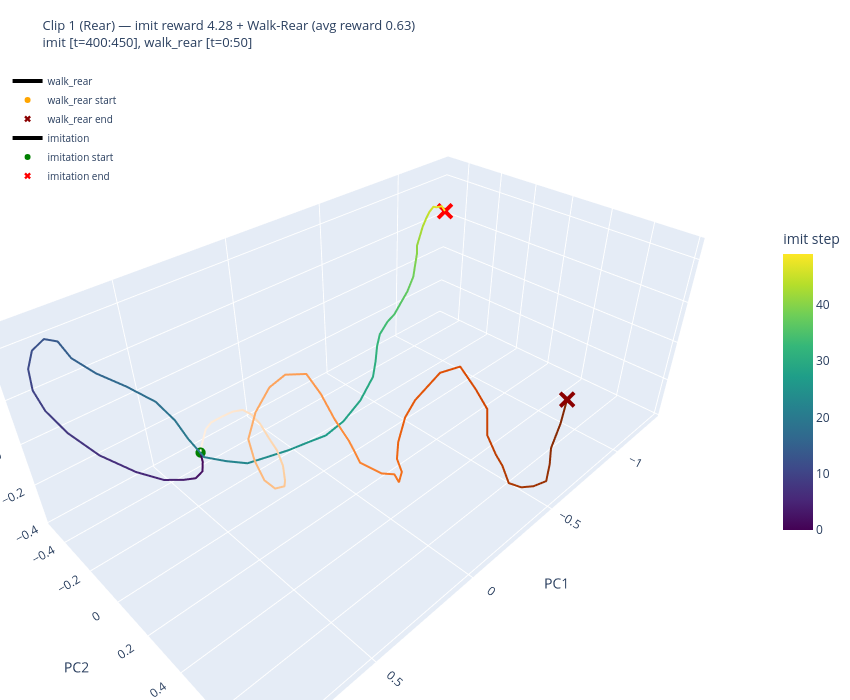

Source (notebook cell):
### Code cell
# Interactive 3D PCA plot with plotly
for clip_idx in selected_indices:
    clip_idx = int(clip_idx)
    clip_name = clip_names[clip_idx] if clip_names is not None else f"clip_{clip_idx}"
    pc_imit = projected_imit[clip_idx]
    T_imit = len(pc_imit)
    T_wr = len(projected_wr)

    fig = go.Figure()

    # --- Walk-Rear trajectory (orange, colored by time) ---
    fig.add_trace(go.Scatter3d(
        x=projected_wr[:, 0], y=projected_wr[:, 1], z=projected_wr[:, 2],
        mode="lines",
        line=dict(color=np.arange(T_wr), colorscale="Oranges", width=4),
        name="walk_rear",
        hovertemplate="t=%{customdata}<br>PC1=%{x:.2f}<br>PC2=%{y:.2f}<br>PC3=%{z:.2f}",
        customdata=np.arange(wr_t0, wr_t0 + T_wr),
    ))
    fig.add_trace(go.Scatter3d(
        x=[projected_wr[0, 0]], y=[projected_wr[0, 1]], z=[projected_wr[0, 2]],
        mode="markers", marker=dict(size=6, color="orange", symbol="circle"),
        name="walk_rear start", showlegend=True,
    ))
    fig.add_trace(go.Scatter3d(
        x=[projected_wr[-1, 0]], y=[projected_wr[-1, 1]], z=[projected_wr[-1, 2]],
        mode="markers", marker=dict(size=6, color="darkred", symbol="x"),
        name="walk_rear end", showlegend=True,
    ))

    # --- Imitation trajectory (viridis, colored by time) ---
    fig.add_trace(go.Scatter3d(
        x=pc_imit[:, 0], y=pc_imit[:, 1], z=pc_imit[:, 2],
        mode="lines",
        line=dict(color=np.arange(T_imit), colorscale="Viridis", width=4,
                  colorbar=dict(title="imit step", x=1.02, len=0.5)),
        name="imitation",
        hovertemplate="t=%{customdata}<br>PC1=%{x:.2f}<br>PC2=%{y:.2f}<br>PC3=%{z:.2f}",
        customdata=np.arange(imit_t0, imit_t0 + T_imit),
    ))
    fig.add_trace(go.Scatter3d(
        x=[pc_imit[0, 0]], y=[pc_imit[0, 1]], z=[pc_imit[0, 2]],
        mode="markers", marker=dict(size=6, color="green", symbol="circle"),
        name="imitation start", showlegend=True,
    ))
    fig.add_trace(go.Scatter3d(
        x=[pc_imit[-1, 0]], y=[pc_imit[-1, 1]], z=[pc_imit[-1, 2]],
        mode="markers", marker=dict(size=6, color="red", symbol="x"),
        name="imitation end", showlegend=True,
    ))

    avg_reward = float(jnp.mean(rollout_results[clip_idx]["state_rewards"]))
    fig.update_layout(
        title=dict(text=(
            f"Clip {clip_idx} ({clip_name}) — imit reward {avg_reward:.2f}"
            f" + Walk-Rear (avg reward {rewards_wr.mean():.2f})<br>"
            f"imit [{imit_range_str}], walk_rear [{wr_range_str}]"
        ), font=dict(size=13)),
        scene=dict(
            xaxis_title="PC1",
            yaxis_title="PC2",
            zaxis_title="PC3",
        ),
        width=850, height=700,
        legend=dict(x=0.01, y=0.99, font=dict(size=10)),
        margin=dict(l=0, r=0, t=60, b=0),
    )
    fig.show()

### Figure 1 — Plotly figure (JSON) as saved in the notebook; plotly's stock layout.template omitted (floating-point values rounded to 4 significant figures)
{"data": [{"customdata": [0, 1, 2, 3, 4, 5, 6, 7, 8, 9, 10, 11, 12, 13, 14, 15, 16, 17, 18, 19, 20, 21, 22, 23, 24, 25, 26, 27, 28, 29, 30, 31, 32, 33, 34, 35, 36, 37, 38, 39, 40, 41, 42, 43, 44, 45, 46, 47, 48, 49], "hovertemplate": "t=%{customdata}<br>PC1=%{x:.2f}<br>PC2=%{y:.2f}<br>PC3=%{z:.2f}", "line": {"color": [0, 1, 2, 3, 4, 5, 6, 7, 8, 9, 10, 11, 12, 13, 14, 15, 16, 17, 18, 19, 20, 21, 22, 23, 24, 25, 26, 27, 28, 29, 30, 31, 32, 33, 34, 35, 36, 37, 38, 39, 40, 41, 42, 43, 44, 45, 46, 47, 48, 49], "colorscale": [[0, "rgb(255,245,235)"], [0.125, "rgb(254,230,206)"], [0.25, "rgb(253,208,162)"], [0.375, "rgb(253,174,107)"], [0.5, "rgb(253,141,60)"], [0.625, "rgb(241,105,19)"], [0.75, "rgb(217,72,1)"], [0.875, "rgb(166,54,3)"], [1, "rgb(127,39,4)"]], "width": 4}, "mode": "lines", "name": "walk_rear", "type": "scatter3d", "x": [0.3895, 0.3837, 0.3546, 0.3283, 0.2998, 0.262, 0.2251, 0.2017, 0.1925, 0.1908, 0.1956, 0.1987, 0.2132, 0.2447, 0.275, 0.3289, 0.3798, 0.4073, 0.4298, 0.4089, 0.3647, 0.3422, 0.3125, 0.3082, 0.2949, 0.2501, 0.2108, 0.1374, 0.08463, 0.0938, 0.07983, 0.0816, 0.0882, 0.05726, 0.05629, -0.00416, -0.07691, -0.102, -0.154, -0.1745, -0.2132, -0.2716, -0.3114, -0.3949, -0.4604, -0.4922, -0.5194, -0.5136, -0.541, -0.5892], "y": [-0.3147, -0.3185, -0.3364, -0.3502, -0.3481, -0.3255, -0.2938, -0.2541, -0.2055, -0.1545, -0.1009, -0.04614, 0.005258, 0.05354, 0.08846, 0.1018, 0.1119, 0.105, 0.117, 0.1496, 0.1823, 0.2454, 0.3178, 0.38, 0.4265, 0.4442, 0.4537, 0.4842, 0.4966, 0.5281, 0.528, 0.5049, 0.5157, 0.5167, 0.5583, 0.608, 0.6314, 0.6823, 0.7006, 0.6975, 0.7158, 0.712, 0.7238, 0.7304, 0.7451, 0.7798, 0.7677, 0.7649, 0.7724, 0.7564], "z": [-0.2588, -0.249, -0.2197, -0.1915, -0.1708, -0.1502, -0.1257, -0.1079, -0.1105, -0.1313, -0.1661, -0.2002, -0.2411, -0.2694, -0.2566, -0.2241, -0.1414, -0.03064, 0.08807, 0.2131, 0.3119, 0.3834, 0.4073, 0.3573, 0.2732, 0.1648, 0.05191, -0.02437, -0.05453, -0.06615, -0.02599, 0.02195, 0.1086, 0.2001, 0.2941, 0.3988, 0.3993, 0.3224, 0.2204, 0.0921, -0.008538, -0.1026, -0.2079, -0.2807, -0.3085, -0.2791, -0.2147, -0.1303, -0.01871, 0.06182]}, {"marker": {"color": "orange", "size": 6, "symbol": "circle"}, "mode": "markers", "name": "walk_rear start", "showlegend": true, "type": "scatter3d", "x": [0.3895], "y": [-0.3147], "z": [-0.2588]}, {"marker": {"color": "darkred", "size": 6, "symbol": "x"}, "mode": "markers", "name": "walk_rear end", "showlegend": true, "type": "scatter3d", "x": [-0.5892], "y": [0.7564], "z": [0.06182]}, {"customdata": [400, 401, 402, 403, 404, 405, 406, 407, 408, 409, 410, 411, 412, 413, 414, 415, 416, 417, 418, 419, 420, 421, 422, 423, 424, 425, 426, 427, 428, 429, 430, 431, 432, 433, 434, 435, 436, 437, 438, 439, 440, 441, 442, 443, 444, 445, 446, 447, 448, 449], "hovertemplate": "t=%{customdata}<br>PC1=%{x:.2f}<br>PC2=%{y:.2f}<br>PC3=%{z:.2f}", "line": {"color": [0, 1, 2, 3, 4, 5, 6, 7, 8, 9, 10, 11, 12, 13, 14, 15, 16, 17, 18, 19, 20, 21, 22, 23, 24, 25, 26, 27, 28, 29, 30, 31, 32, 33, 34, 35, 36, 37, 38, 39, 40, 41, 42, 43, 44, 45, 46, 47, 48, 49], "colorbar": {"len": 0.5, "title": {"text": "imit step"}, "x": 1.02}, "colorscale": [[0, "#440154"], [0.1111, "#482878"], [0.2222, "#3e4989"], [0.3333, "#31688e"], [0.4444, "#26828e"], [0.5556, "#1f9e89"], [0.6667, "#35b779"], [0.7778, "#6ece58"], [0.8889, "#b5de2b"], [1, "#fde725"]], "width": 4}, "mode": "lines", "name": "imitation", "type": "scatter3d", "x": [0.3895, 0.4012, 0.4237, 0.467, 0.5182, 0.5931, 0.6768, 0.7714, 0.8415, 0.8843, 0.907, 0.9049, 0.8838, 0.844, 0.8112, 0.793, 0.745, 0.6809, 0.6168, 0.5808, 0.5537, 0.5013, 0.4062, 0.3044, 0.1785, 0.0557, -0.05772, -0.1442, -0.2419, -0.346, -0.456, -0.5126, -0.5618, -0.6182, -0.6931, -0.7483, -0.8208, -0.8731, -0.9404, -0.9743, -1.018, -1.037, -1.079, -1.108, -1.153, -1.177, -1.219, -1.239, -1.279, -1.292], "y": [-0.3147, -0.2875, -0.2612, -0.2459, -0.2469, -0.2623, -0.303, -0.3677, -0.4217, -0.4508, -0.4398, -0.4225, -0.3961, -0.3727, -0.3496, -0.3209, -0.2696, -0.202, -0.1418, -0.09862, -0.0789, -0.08354, -0.09494, -0.1065, -0.144, -0.161, -0.168, -0.1474, -0.1348, -0.1322, -0.1611, -0.2011, -0.2403, -0.2787, -0.3017, -0.3102, -0.3313, -0.3434, -0.3675, -0.3892, -0.4176, -0.4357, -0.4544, -0.4658, -0.4804, -0.4869, -0.4968, -0.4933, -0.4925, -0.4803], "z": [-0.2588, -0.2865, -0.3068, -0.3068, -0.2828, -0.2447, -0.176, -0.0739, 0.0422, 0.151, 0.2578, 0.3544, 0.4304, 0.4682, 0.4546, 0.3936, 0.3336, 0.2805, 0.2135, 0.1359, 0.04661, -0.07384, -0.1594, -0.2412, -0.3073, -0.3548, -0.3822, -0.3817, -0.3478, -0.2845, -0.2222, -0.1814, -0.1381, -0.1148, -0.0874, -0.07368, -0.03956, -0.01016, 0.03786, 0.0771, 0.1187, 0.1494, 0.1858, 0.2177, 0.2511, 0.2679, 0.2814, 0.2736, 0.2678, 0.2418]}, {"marker": {"color": "green", "size": 6, "symbol": "circle"}, "mode": "markers", "name": "imitation start", "showlegend": true, "type": "scatter3d", "x": [0.3895], "y": [-0.3147], "z": [-0.2588]}, {"marker": {"color": "red", "size": 6, "symbol": "x"}, "mode": "markers", "name": "imitation end", "showlegend": true, "type": "scatter3d", "x": [-1.292], "y": [-0.4803], "z": [0.2418]}], "layout": {"height": 700, "legend": {"font": {"size": 10}, "x": 0.01, "y": 0.99}, "margin": {"b": 0, "l": 0, "r": 0, "t": 60}, "scene": {"xaxis": {"title": {"text": "PC1"}}, "yaxis": {"title": {"text": "PC2"}}, "zaxis": {"title": {"text": "PC3"}}}, "title": {"font": {"size": 13}, "text": "Clip 1 (Rear) — imit reward 4.28 + Walk-Rear (avg reward 0.63)<br>imit [t=400:450], walk_rear [t=0:50]"}, "width": 850}}
